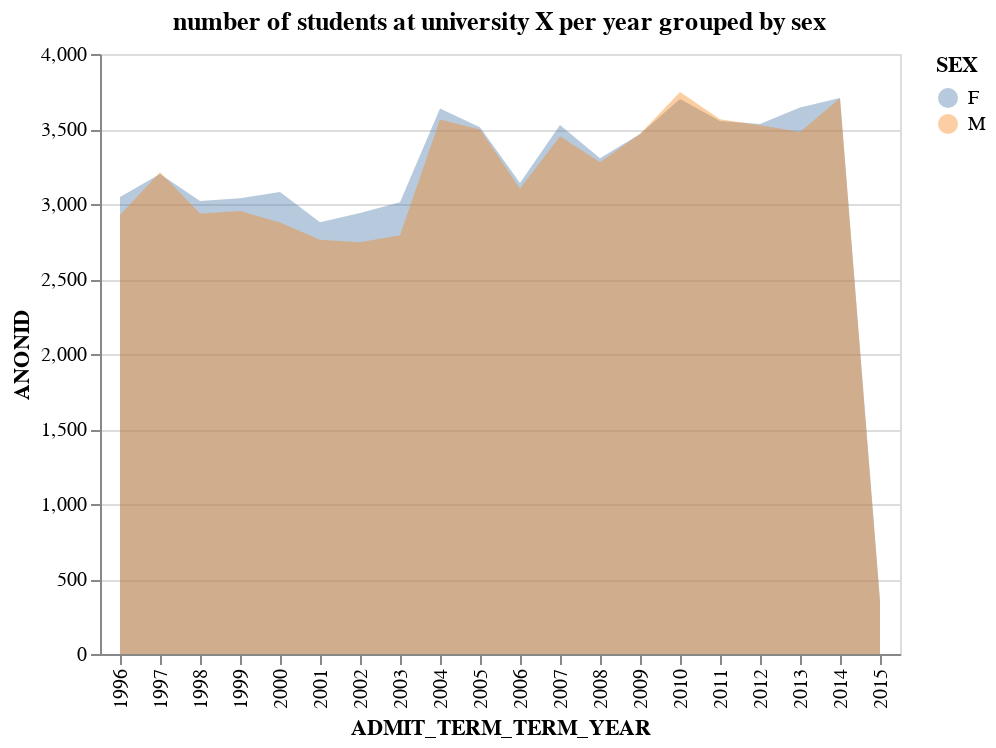

The code cell stored with this chart in its notebook:
### Code cell
table = pd.pivot_table(merge_record_df, values='ANONID', index=['ADMIT_TERM_TERM_YEAR','SEX'],
                       aggfunc="count")
table.reset_index(inplace = True)
#display(table)
area = alt.Chart(table).mark_area(opacity = 0.4).encode(
        x="ADMIT_TERM_TERM_YEAR",
        y=alt.Y('ANONID', stack = False),
        color="SEX",
        ).properties(title={"text": "number of students at university X per year grouped by sex"}
        )
area

### Figure 1 — Vega-Lite specification as saved in the notebook (floating-point values rounded to 4 significant figures)
{"config": {"view": {"continuousWidth": 300, "continuousHeight": 300}}, "data": {"name": "data-533002ab6be60fafa61a6cb1d27058d7"}, "mark": {"type": "area", "opacity": 0.4}, "encoding": {"color": {"field": "SEX", "type": "nominal"}, "x": {"field": "ADMIT_TERM_TERM_YEAR", "type": "nominal"}, "y": {"field": "ANONID", "stack": false, "type": "quantitative"}}, "title": {"text": "number of students at university X per year grouped by sex"}, "$schema": "https://vega.github.io/schema/vega-lite/v5.16.3.json", "datasets": {"data-533002ab6be60fafa61a6cb1d27058d7": [{"ADMIT_TERM_TERM_YEAR": "1996", "SEX": "F", "ANONID": 3046}, {"ADMIT_TERM_TERM_YEAR": "1996", "SEX": "M", "ANONID": 2926}, {"ADMIT_TERM_TERM_YEAR": "1997", "SEX": "F", "ANONID": 3200}, {"ADMIT_TERM_TERM_YEAR": "1997", "SEX": "M", "ANONID": 3211}, {"ADMIT_TERM_TERM_YEAR": "1998", "SEX": "F", "ANONID": 3020}, {"ADMIT_TERM_TERM_YEAR": "1998", "SEX": "M", "ANONID": 2936}, {"ADMIT_TERM_TERM_YEAR": "1999", "SEX": "F", "ANONID": 3039}, {"ADMIT_TERM_TERM_YEAR": "1999", "SEX": "M", "ANONID": 2953}, {"ADMIT_TERM_TERM_YEAR": "2000", "SEX": "F", "ANONID": 3080}, {"ADMIT_TERM_TERM_YEAR": "2000", "SEX": "M", "ANONID": 2876}, {"ADMIT_TERM_TERM_YEAR": "2001", "SEX": "F", "ANONID": 2879}, {"ADMIT_TERM_TERM_YEAR": "2001", "SEX": "M", "ANONID": 2762}, {"ADMIT_TERM_TERM_YEAR": "2002", "SEX": "F", "ANONID": 2940}, {"ADMIT_TERM_TERM_YEAR": "2002", "SEX": "M", "ANONID": 2745}, {"ADMIT_TERM_TERM_YEAR": "2003", "SEX": "F", "ANONID": 3011}, {"ADMIT_TERM_TERM_YEAR": "2003", "SEX": "M", "ANONID": 2791}, {"ADMIT_TERM_TERM_YEAR": "2004", "SEX": "F", "ANONID": 3637}, {"ADMIT_TERM_TERM_YEAR": "2004", "SEX": "M", "ANONID": 3564}, {"ADMIT_TERM_TERM_YEAR": "2005", "SEX": "F", "ANONID": 3511}, {"ADMIT_TERM_TERM_YEAR": "2005", "SEX": "M", "ANONID": 3496}, {"ADMIT_TERM_TERM_YEAR": "2006", "SEX": "F", "ANONID": 3140}, {"ADMIT_TERM_TERM_YEAR": "2006", "SEX": "M", "ANONID": 3102}, {"ADMIT_TERM_TERM_YEAR": "2007", "SEX": "F", "ANONID": 3526}, {"ADMIT_TERM_TERM_YEAR": "2007", "SEX": "M", "ANONID": 3451}, {"ADMIT_TERM_TERM_YEAR": "2008", "SEX": "F", "ANONID": 3305}, {"ADMIT_TERM_TERM_YEAR": "2008", "SEX": "M", "ANONID": 3278}, {"ADMIT_TERM_TERM_YEAR": "2009", "SEX": "F", "ANONID": 3467}, {"ADMIT_TERM_TERM_YEAR": "2009", "SEX": "M", "ANONID": 3467}, {"ADMIT_TERM_TERM_YEAR": "2010", "SEX": "F", "ANONID": 3700}, {"ADMIT_TERM_TERM_YEAR": "2010", "SEX": "M", "ANONID": 3746}, {"ADMIT_TERM_TERM_YEAR": "2011", "SEX": "F", "ANONID": 3553}, {"ADMIT_TERM_TERM_YEAR": "2011", "SEX": "M", "ANONID": 3565}, {"ADMIT_TERM_TERM_YEAR": "2012", "SEX": "F", "ANONID": 3534}, {"ADMIT_TERM_TERM_YEAR": "2012", "SEX": "M", "ANONID": 3525}, {"ADMIT_TERM_TERM_YEAR": "2013", "SEX": "F", "ANONID": 3643}, {"ADMIT_TERM_TERM_YEAR": "2013", "SEX": "M", "ANONID": 3480}, {"ADMIT_TERM_TERM_YEAR": "2014", "SEX": "F", "ANONID": 3707}, {"ADMIT_TERM_TERM_YEAR": "2014", "SEX": "M", "ANONID": 3705}, {"ADMIT_TERM_TERM_YEAR": "2015", "SEX": "F", "ANONID": 358}, {"ADMIT_TERM_TERM_YEAR": "2015", "SEX": "M", "ANONID": 347}]}}
